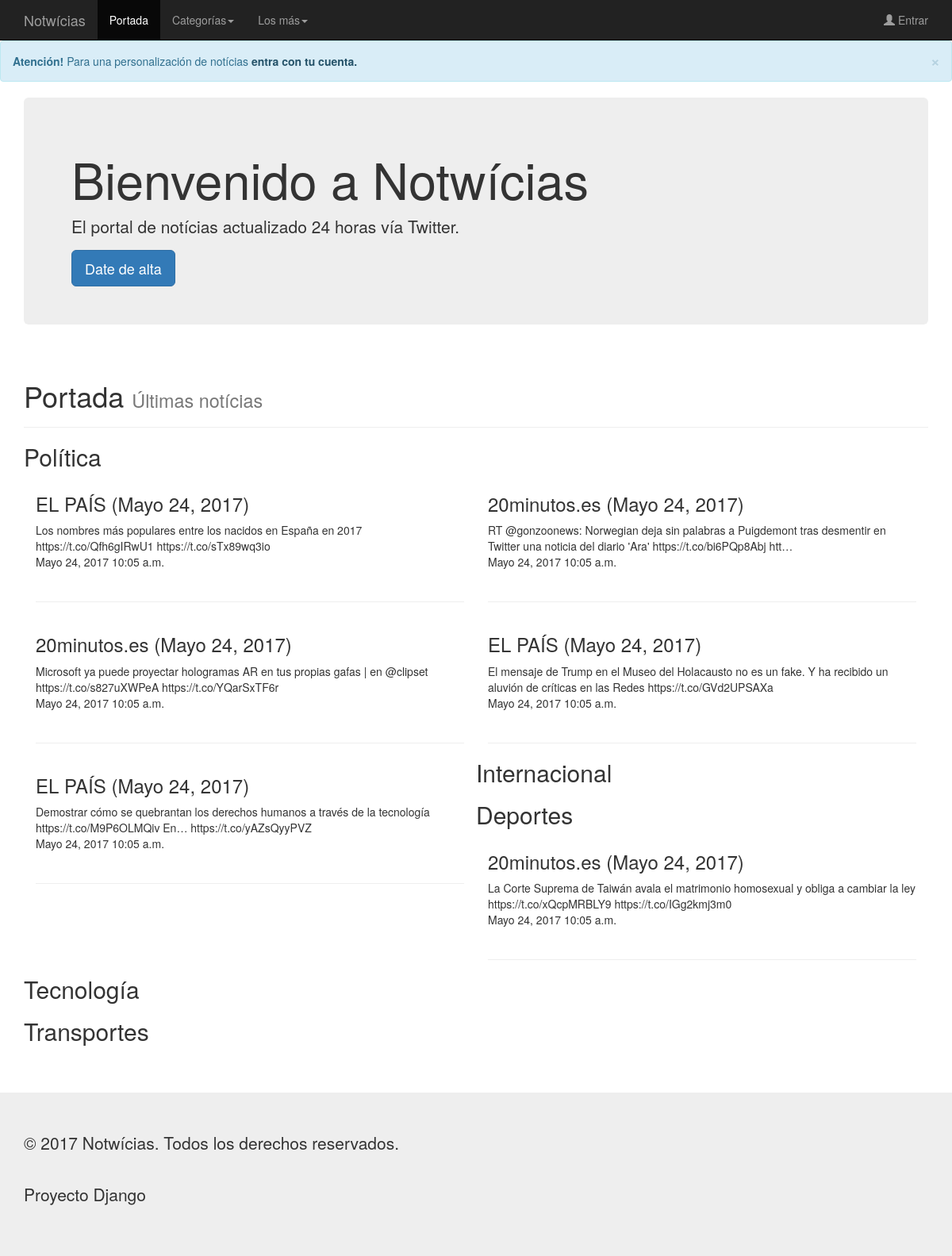
Screenshot of /notwicias/ with the database file from the repository.
### notwicias/models.py (models this page shows, shortened)
class Tweet(models.Model):
    twitter_id = models.BigIntegerField(unique=True)
    username = models.CharField(max_length=25)
    user = models.CharField(max_length=25)
    language = models.CharField(max_length=4)
    retweets = models.IntegerField()
    favorites = models.IntegerField()
    coordinates = models.CharField(max_length=50, null=True)
    text = models.CharField(max_length=160)
    date = models.DateField()
    time = models.TimeField()
    category = models.SmallIntegerField()

### notwicias/views.py (the view)
def index(request):
    LAST_NUM = 5
    last_tweets_c0 = Tweet.objects.filter(category=0).order_by('-twitter_id')[:LAST_NUM]
    last_tweets_c1 = Tweet.objects.filter(category=1).order_by('-twitter_id')[:LAST_NUM]
    last_tweets_c2 = Tweet.objects.filter(category=2).order_by('-twitter_id')[:LAST_NUM]
    last_tweets_c3 = Tweet.objects.filter(category=3).order_by('-twitter_id')[:LAST_NUM]
    last_tweets_c4 = Tweet.objects.filter(category=4).order_by('-twitter_id')[:LAST_NUM]
    context = {'last_tweets_c0': last_tweets_c0, 'last_tweets_c1': last_tweets_c1, 'last_tweets_c2': last_tweets_c2,
               'last_tweets_c3': last_tweets_c3, 'last_tweets_c4': last_tweets_c4}
    return render(request, 'notwicias/index.html', context)

### notwicias/templates/notwicias/index.html (shortened to what this page needs)
{% include "notwicias/include/header.html" %}
{% if not 'username' in request.session %}
<div class="container">
    <div class="jumbotron">
        <h1>Bienvenido a Notwícias</h1>
        <p>El portal de notícias actualizado 24 horas vía Twitter.</p>
        <a class="btn btn-primary btn-lg" href="#" role="button">Date de alta</a>
    </div>
</div>
{% endif %}
<div class="container">
    <div class="page-header">
        <h1>Portada
            <small> Últimas notícias</small>
        </h1>
    </div>
    <h2>Política</h2>
    {% for tweet in last_tweets_c0 %}
    <div class='col-sm-6'><h3>{{ tweet.user }} ({{ tweet.date }})</h3>
        {{ tweet.text }}<br />
        {{ tweet.date }} {{ tweet.time }}<br /><br /><hr>
    </div>
    {% endfor %}
    <h2>Internacional</h2>
    <h2>Deportes</h2>
    {% for tweet in last_tweets_c2 %}
    <div class='col-sm-6'><h3>{{ tweet.user }} ({{ tweet.date }})</h3>
        {{ tweet.text }}<br />
        {{ tweet.date }} {{ tweet.time }}<br /><br /><hr>
    </div>
    {% endfor %}
    <h2>Tecnología</h2>
    <h2>Transportes</h2>
</div>
{% include "notwicias/include/footer.html" %}

### rows the page displays
Tweet: user "EL PAÍS", date "Mayo 24, 2017", text "Los nombres más populares entre los nacidos en España en 2017 https://t.co/Qfh6gIRwU1 https://t.co/sTx89wq3io", time "10:05 a.m."
Tweet: user "20minutos.es", date "Mayo 24, 2017", text "RT @gonzoonews: Norwegian deja sin palabras a Puigdemont tras desmentir en Twitter una noticia del diario 'Ara' https://t.co/bi6PQp8Abj htt…", time "10:05 a.m."
Tweet: user "20minutos.es", date "Mayo 24, 2017", text "Microsoft ya puede proyectar hologramas AR en tus propias gafas | en @clipset https://t.co/s827uXWPeA https://t.co/YQarSxTF6r", time "10:05 a.m."
Tweet: user "EL PAÍS", date "Mayo 24, 2017", text "El mensaje de Trump en el Museo del Holacausto no es un fake. Y ha recibido un aluvión de críticas en las Redes https://t.co/GVd2UPSAXa", time "10:05 a.m."
Tweet: user "EL PAÍS", date "Mayo 24, 2017", text "Demostrar cómo se quebrantan los derechos humanos a través de la tecnología https://t.co/M9P6OLMQiv En… https://t.co/yAZsQyyPVZ", time "10:05 a.m."
Tweet: user "20minutos.es", date "Mayo 24, 2017", text "La Corte Suprema de Taiwán avala el matrimonio homosexual y obliga a cambiar la ley https://t.co/xQcpMRBLY9 https://t.co/IGg2kmj3m0", time "10:05 a.m."
